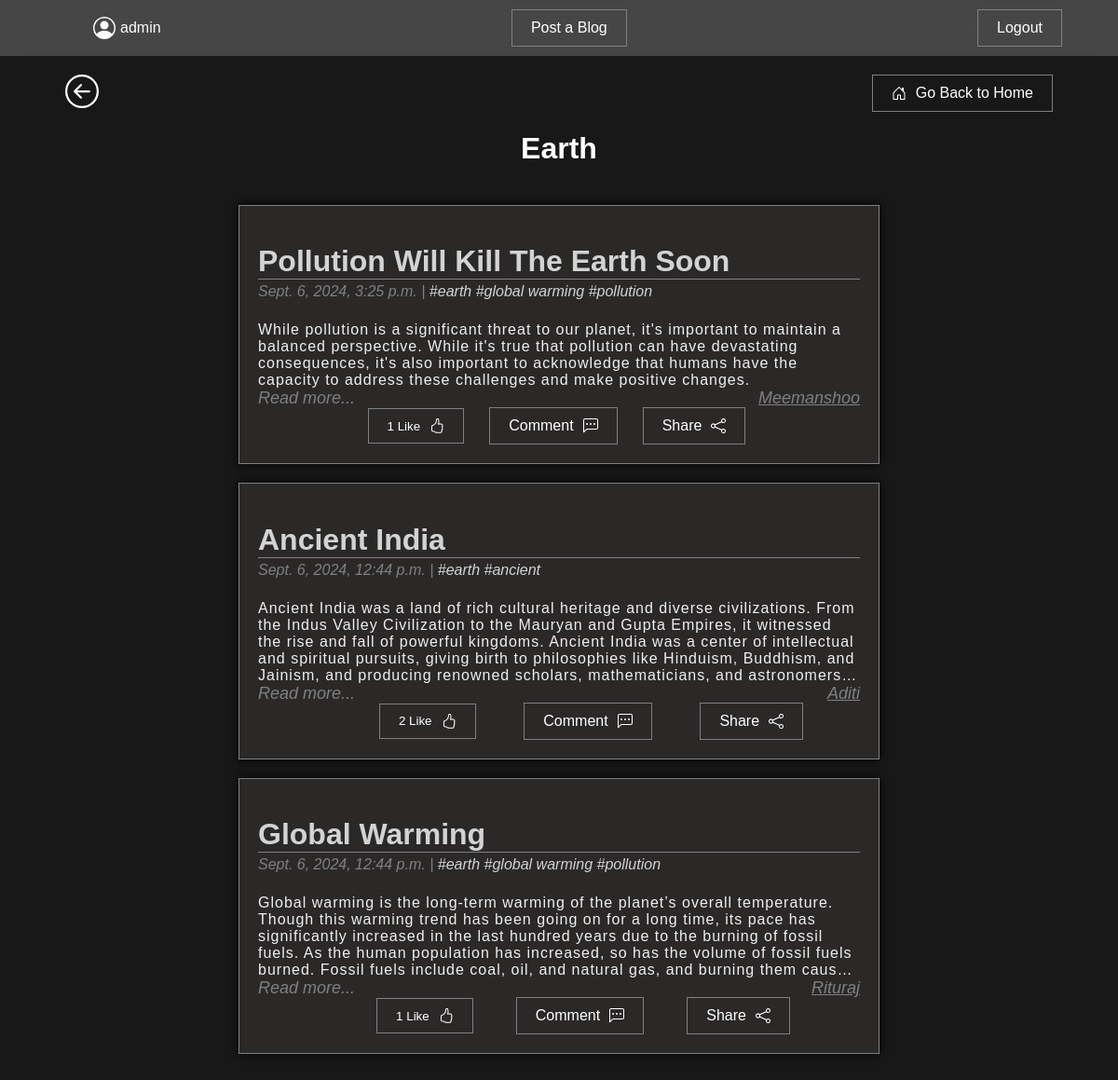
Screenshot of /category/earth/ (signed in) with the database file from the repository.
### blogs/models.py (models this page shows, shortened)
class Tag(models.Model):
    name = models.CharField(max_length=30)
    class Meta:
        verbose_name_plural = "tags"

class Blog(models.Model):
    id = models.BigAutoField(primary_key=True, null=False)
    author = models.ForeignKey(User, on_delete=models.CASCADE)
    title = models.CharField(max_length=225)
    description = models.TextField()
    publish_on = models.DateTimeField(auto_now_add=True)
    likes = models.ManyToManyField(User, related_name='blogpost_like', blank=True)
    tags = models.ManyToManyField("Tag", related_name="blogs")
    def number_of_likes(self):
        return self.likes.count()

### blogs/views.py (the view)
# urls.py: path("category/<category>/", views.blog_category, name="blog_category"),
@login_required(login_url="/login")
def blog_category(request, category):
    posts = Blog.objects.filter(
        tags__name__contains=category
    ).order_by("-publish_on")
    context = {
        "category": category,
        "blogs": posts,
    }
    return render(request, "authentication/category.html", context)

### blogs/templates/authentication/category.html (shortened to what this page needs)
{% extends "pages/master.html" %}
{% block content %}
    <div class="content">
        <h1>{{ category }}</h1>
        {% if blogs %}
            {% for blog in blogs %}
                <div class="blog" href="/blogs/{{ blog.id }}">
                    <h1 class="blog-title"><a href="/blogs/{{ blog.id }}" class="blog-title"> {{ blog.title }}</a></h1>
                    <div class="blog-date"> {{ blog.publish_on }} |
                        {% for tag in blog.tags.all %}
                            <a href="{% url 'blog_category' tag.name %}">
                                #{{ tag.name }}
                            </a>
                        {% endfor %}
                    </div>
                    <div class="blog-desc line-clamp-3"> {{ blog.description }}</div>
                    <a href="/blogs/{{ blog.id }}"  class="blog-read"> Read more...</a>
                    <a href="{% url 'author_blog' blog.author %}" class="blog-author"> {{ blog.author }}</a>
                    <div class="blog-buttons">
                        {% if user.is_authenticated %}
                           <form action="{% url 'blogpost_like' blog.id %}" method="POST">
                               {% if post_is_liked %}
                                    <button class="designer-button" type="submit" name="blogpost_id" value={{blog.id}}>
                                        {{blog.number_of_likes }} Like
                                        <svg xmlns="http://www.w3.org/2000/svg" width="16" height="16" fill="currentColor" class="bi bi-hand-thumbs-up-fill" viewBox="0 0 16 16">
                                          <path d="M6.956 1.745C7.021.81 7.908.087 8.864.325l.261.066c.463.116.874.456 1.012.965.22.816.533 2.511.062 4.51a10 10 0 0 1 .443-.051c.713-.065 1.669-.072 2.516.21.518.173.994.681 1.2 1.273.184.532.16 1.162-.234 1.733q.086.18.138.363c.077.27.113.567.113.856s-.036.586-.113.856c-.039.135-.09.273-.16.404.169.387.107.819-.003 1.148a3.2 3.2 0 0 1-.488.901c.054.152.076.312.076.465 0 .305-.089.625-.253.912C13.1 15.522 12.437 16 11.5 16H8c-.605 0-1.07-.081-1.466-.218a4.8 4.8 0 0 1-.97-.484l-.048-.03c-.504-.307-.999-.609-2.068-.722C2.682 14.464 2 13.846 2 13V9c0-.85.685-1.432 1.357-1.615.849-.232 1.574-.787 2.132-1.41.56-.627.914-1.28 1.039-1.639.199-.575.356-1.539.428-2.59z"/>
                                        </svg>
                                    </button>
                                {% else %}
                                    <button class="designer-button" type="submit" name="blogpost_id" value={{blog.id}}>
                                        {{blog.number_of_likes }} Like
                                    </button>
                                {% endif %}
                           </form>
                        {% endif %}
                        <div class="designer-button" onclick="addComment({{ blog.id }})">
                            <div>Comment</div>
                        </div>
                        <div class="designer-button" onclick="composeEmail('http://127.0.0.1:8000/blogs/{{ blog.id }}')">
                            <div>Share</div>
                        </div>
                    </div>
                </div>
            {% endfor %}
        {% endif %}
    </div>
{% endblock %}

### blogs/templates/pages/master.html (shortened to what this page needs)
<!DOCTYPE html>
{% load static %}
<html>
<head>
    <link rel="stylesheet", href='{% static "css/styles.css" %}'>
</head>
<body>
    <a href="javascript:history.back()" class="go-back">
    </a>
    <a href="/" class="designer-button go-home">
        Go Back to Home
    </a>
    <nav>
        <ul>
            <li>
                {{ user.get_username }}
            </li>
            <li>
                <a href="/post-blog" class="designer-button">Post a Blog</a>
            </li>
            <li>
                <a href="/logout" class="designer-button">Logout</a>
            </li>
        </ul>
    </nav>
{% block content %}
{% endblock %}
</body>
</html>

### blogs/static/css/styles.css (style rules this page uses)
* { box-sizing: border-box; }
body { display: flex; font-family: arial, Sans-serif; align-items: center; justify-content: center; flex-direction: column; min-height: 100vh; margin: 0; background-color: #181818; color: white; background-image: url("https://4kwallpapers.com/images/wallpapers/dark-background-abstract-background-network-3d-background-3840x2160-8324.png"); background-position: center; background-size: cover; }
h1 { text-transform: capitalize; }
.designer-button { display: flex; align-items: center; justify-content: center; gap: 10px; border: 1px solid gray; padding: 10px 20px; text-align: center; cursor: pointer; color: white; text-decoration: none; background-color: rgba(0, 0, 0, 0); }
.go-back { position: absolute; left: 70px; top: 80px; cursor: pointer; color: white; }
.go-home { position: absolute; right: 70px; top: 80px; cursor: pointer; color: white; }
nav { position: absolute; left: 0; top: 0; width: 100%; padding: 0 50px; background-color: rgba(255, 255, 255, 0.2); backdrop-filter: blur(10px); }
nav ul { display: flex; align-items: center; justify-content: space-between; list-style-type: none; margin: 10px; }
nav ul li { display: flex; align-items: center; justify-content: center; gap: 5px; }
.content { margin-top: 70px; width: 80%; padding: 50px; display: flex; align-items: center; justify-content: center; flex-direction: column; gap: 20px; }
.blog { width: 80%; padding: 20px; border: 1px solid gray; text-decoration: none; color: white; box-shadow: 0 0 10px black; background-color: #2b2828; }
.blog h1 { border-bottom: 1px solid gray; margin-bottom: 0; text-transform: capitalize; }
.blog .blog-date { line-height: 25px; color: gray; font-style: italic; margin-bottom: 20px; }
.blog a { color: lightgray; text-decoration: none; }
.blog .blog-desc { color: rgb(239, 239, 239); letter-spacing: 1px; }
.line-clamp-3 { overflow: hidden; display: -webkit-box; -webkit-box-orient: vertical; -webkit-line-clamp: 5; }
.blog .blog-author { font-size: 18px; color: gray; font-style: italic; float: right; text-decoration: underline; }
.blog .blog-read { font-size: 18px; color: gray; font-style: italic; float: left; text-decoration: none; }
.blog .blog-buttons { display: flex; align-items: center; justify-content: space-around; margin-top: 20px; }

### rows the page displays
Tag: name "Earth", name "earth"
Blog: title "Pollution Will Kill The Earth Soon", publish_on "Sept. 6, 2024, 3:25 p.m.", description "While pollution is a significant threat to our planet, it's important to maintain a balanced perspective. While it's true that pollution can have devastating consequences, it's also important to acknowledge that humans have the capacity to address these challenges and make positive changes.", author "Meemanshoo", number_of_likes "1"
Tag: name "global warming"
Tag: name "pollution"
Blog: title "Ancient India", publish_on "Sept. 6, 2024, 12:44 p.m.", description "Ancient India was a land of rich cultural heritage and diverse civilizations. From the Indus Valley Civilization to the Mauryan and Gupta Empires, it witnessed the rise and fall of powerful kingdoms. Ancient India was a center of intellectual and spiritual pursuits, giving birth to philosophies like Hinduism, Buddhism, and Jainism, and producing renowned scholars, mathematicians, and…", author "Aditi", number_of_likes "2"
Tag: name "ancient"
Blog: title "Global Warming", publish_on "Sept. 6, 2024, 12:44 p.m.", description "Global warming is the long-term warming of the planet’s overall temperature. Though this warming trend has been going on for a long time, its pace has significantly increased in the last hundred years due to the burning of fossil fuels. As the human population has increased, so has the volume of fossil fuels burned. Fossil fuels include coal, oil, and natural gas, and burning them…", author "Rituraj", number_of_likes "1"

### other values shown
{{ user.get_username }} "admin"
